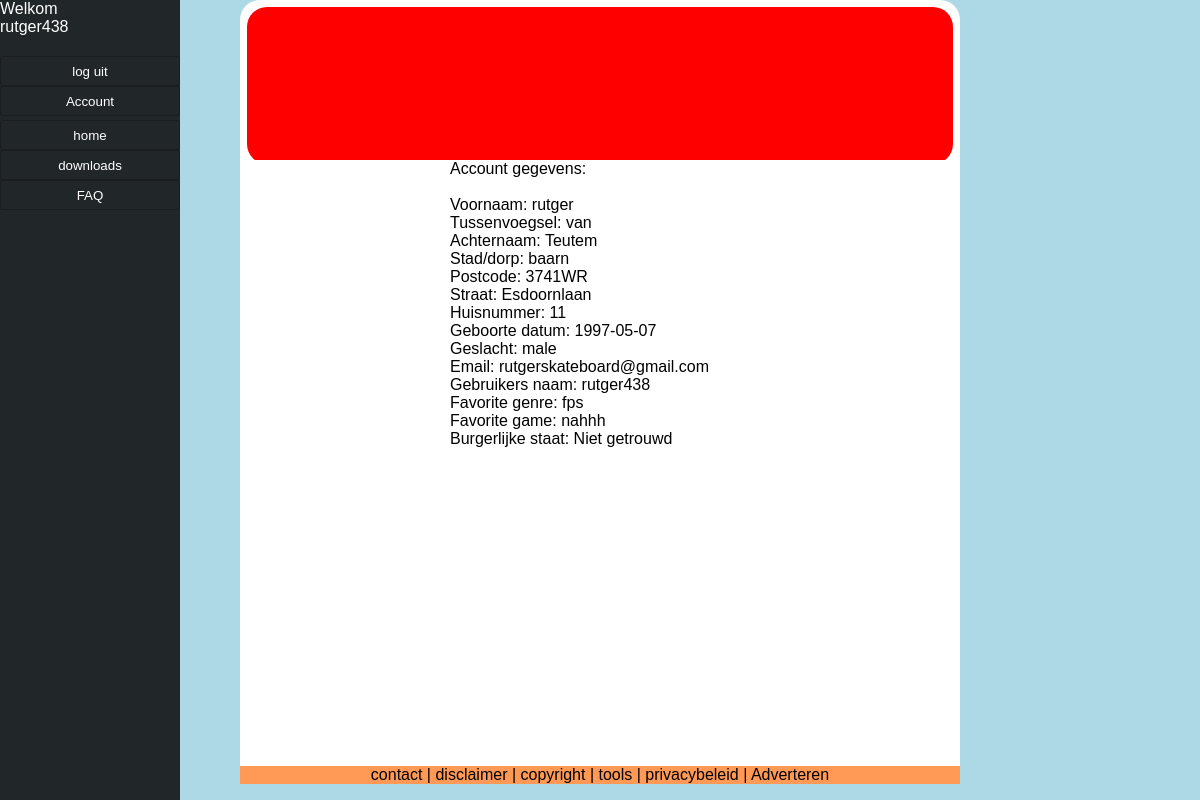
Page /index.php?content=customer (signed in) on the committed database.
### tables this page shows
CREATE TABLE IF NOT EXISTS `users` (
  `firstname` varchar(20) NOT NULL,
  `infix` varchar(10) DEFAULT NULL,
  `surname` varchar(20) NOT NULL,
  `city` varchar(150) NOT NULL,
  `postalcode` varchar(6) NOT NULL,
  `street` varchar(100) NOT NULL,
  `house_number` int(2) NOT NULL,
  `dob` date NOT NULL,
  `sex` varchar(10) NOT NULL,
  `email` varchar(100) NOT NULL,
  `user_name` varchar(35) NOT NULL,
  `password` varchar(50) NOT NULL,
  `game_type` varchar(35) NOT NULL,
  `favo_game` varchar(60) NOT NULL,
  `marital_status` varchar(30) NOT NULL,
  `position` varchar(20) NOT NULL DEFAULT 'customer'
);

### customer.php (the view, shortened to what this page needs)
<div id='accgeg'>
<?php
if (isset($_SESSION['position']))
{
if (($_SESSION['position'] == "customer") || ($_SESSION['position'] == "customer"))
{
	$user = $_SESSION['accuser'];
	$result = mysql_query("SELECT * FROM users WHERE user_name = '$user'") or die ("3");
			while ($row = mysql_fetch_array($result)) {
			$naam = $row['firstname'];
			$tussenvoegsel = $row['infix'];
			$achternaam = $row['surname'];
			$stad = $row['city'];
			$postcode = $row['postalcode'];
			$straat = $row['street'];
			$huisnummer = $row['house_number'];
			$geboortedatum = $row['dob'];
			$geslacht = $row['sex'];
			$email = $row['email'];
			$username = $row['user_name'];
			$burgerlijkestaat = $row['marital_status'];
			$game_type = $row['game_type'];
			$favo_game = $row['favo_game'];
			}
			if ($burgerlijkestaat == 1)
			{
			$burgerlijkestaat = "Niet getrouwd";
			}
	echo "Account gegevens: <br><br>";
	echo "Voornaam: $naam<br>";
	echo "Tussenvoegsel: $tussenvoegsel<br>";
	echo "Achternaam: $achternaam<br>";
	echo "Stad/dorp: $stad<br>";
	echo "Postcode: $postcode<br>";
	echo "Straat: $straat<br>";
	echo "Huisnummer: $huisnummer<br>";
	echo "Geboorte datum: $geboortedatum<br>";
	echo "Geslacht: $geslacht<br>";
	echo "Email: $email<br>";
	echo "Gebruikers naam: $username<br>";
	echo "Favorite genre: $game_type<br>";
	echo "Favorite game: $favo_game<br>";
	echo "Burgerlijke staat: $burgerlijkestaat<br><br>";
}
}
?>
</div>

### index.php (shortened to what this page needs)
<!DOCTYPE html>
<html>
	<head>
		<link rel='stylesheet' type='text/css' href='./css/style.css' />
	</head>
	<body>
		<div id='sidebar'>
		<div id='acc'>
			<?php include("./accountbar.php"); ?>
		</div>
		<div id='link'>
			<?php include("./link.php"); ?>
		</div>
	</div>
	<div id = 'white'>
		<div id='banner' align='center'>
		</div>
		</div>
	<div id='container'>
		<div id='content' align='center'>
			<?php include("./content.php"); ?>
		</div>
		<div id='footer'>
			<?php include("./footer.php"); ?>
		</div>
	</div>
	</body>
</html>

### accountbar.php (shortened to what this page needs)
<?php
if(isset($_SESSION['accuser']) && ($_SESSION['accuser'] != ""))
{
echo "Welkom <br>";
echo $_SESSION['accuser'];
$position = $_SESSION['position'];
echo "<div id='accbuttons'>
	<li>
		<button onClick=\"window.location='./index.php?content=logout'\" align='bottom'>log uit</button>
		<button onClick=\"window.location='./index.php?content=$position'\" align='bottom'>Account</button>
	</li>
	</div>";
}
?>

### link.php
<ul>
	<li>
		<button onClick="window.location='./index.php'">home</button>
	</li>
	<li>
		<button onClick="window.location='./index.php?content=download'">downloads</button>
	</li>
	<li>
		<button onClick="window.location='./index.php?content=faq'">FAQ</button>
	</li>
</ul>

### content.php
<?php
	if (isset ($_GET['content']))
	{
		include($_GET['content'].".php");
	}
	else
	{
		include("eerste_pagina.php");
	}
?>

### footer.php
contact | disclaimer | copyright | tools | privacybeleid | Adverteren

### css/style.css (style rules this page uses)
* { margin:0px; padding:0px; }
button { color: white; width:100%; height:30px; outline:none; transition: all 0.25s ease-in-out; -webkit-transition: all 0.25s ease-in-out; -moz-transition: all 0.25s ease-in-out; border-radius:3px; -webkit-border-radius:3px; -moz-border-radius:3px; border:1px solid rgba(0,0,0, 0.2); background-color:#212628; }
body { min-width:620px; height: 100%; font-family:'Source Sans Pro', sans-serif; background-color:LightBlue; color:black; font-size:1.0em; border:0px; margin:0px; }
html { height: 100%; border:0px; }
div#sidebar { color: white; min-width:150px; float: left; width: 15%; background: #212628; height: 100%; position: fixed; }
div#container { min-width:500px; background-color:white; width:60%; margin:0px auto; min-height:78%; position:relative; }
div#white { margin: 0px auto; background-color:White; width:60%; border-top-left-radius: 20px; border-top-right-radius: 20px; height: 20%; position: relative; }
div#banner { position:absolute; margin: 1% 1%; width:98%; background-color:Red; background-image:url(../images/jumbo.png); background-position: 20px 20px; background-repeat:no-repeat; height:98%; border-radius: 20px; }
div#accgeg { position: relative; width: 300px; text-align:left; }
div#content { min-width:500px; min-height:100%; margin:0px 0px; position:relative; }
div#footer { margin:0px auto; position: absolute; bottom: 0; width:100%; max-height:40px; background-color:#FF9955; text-align:center; }
div#link { width:100%; background:#212628; height:200px; list-style-type: none; }
div#acc { min-width:150px; color:white; background:#212628; width:100%; height:15%; list-style-type: none; position:relative; }
div#accbuttons { width:100%; margin: 20px auto; }
div#link ul { list-style-type: none; }

### rows in the picture
users: firstname "rutger", infix "van", surname "Teutem", city "baarn", postalcode "3741WR", street "Esdoornlaan", house_number "11", dob "1997-05-07", sex "male", email "rutgerskateboard@gmail.com", user_name "rutger438", game_type "fps", favo_game "nahhh", marital_status "Niet getrouwd"

### other values in the picture
$_SESSION['accuser'] "rutger438"
